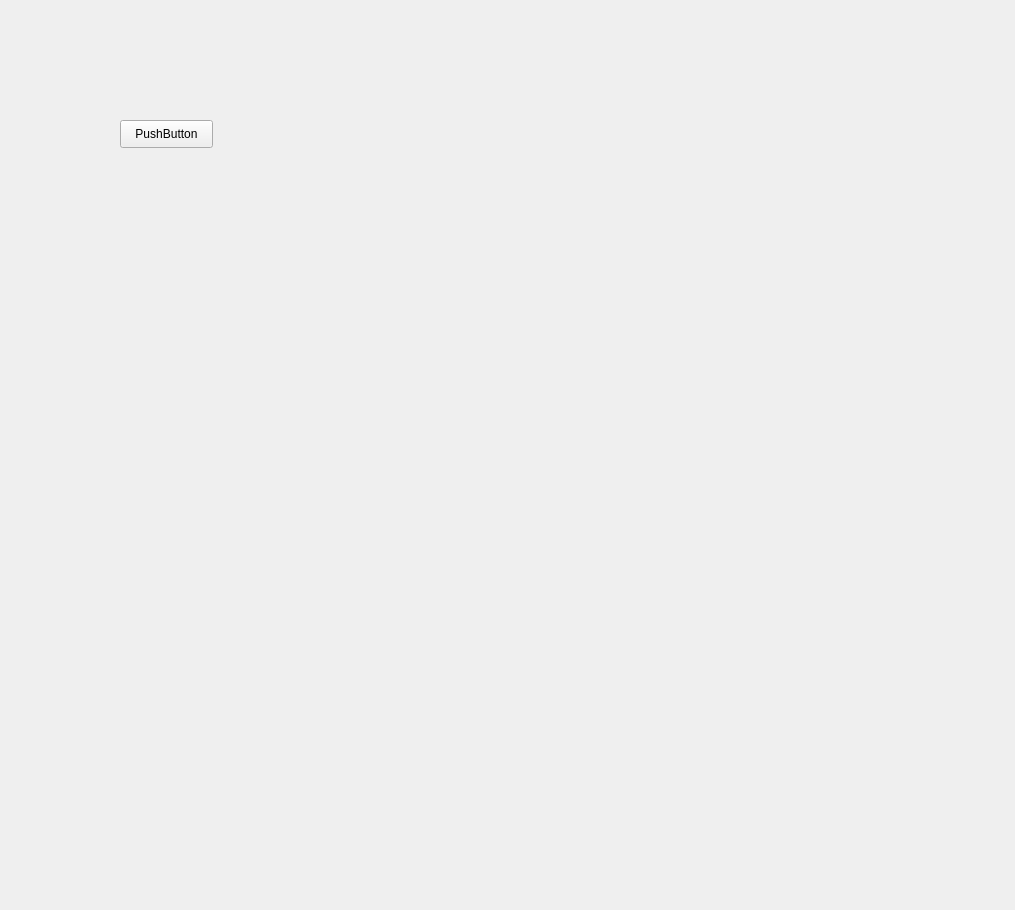
<?xml version="1.0" encoding="UTF-8"?>
<ui version="4.0">
 <class>Widget</class>
 <widget class="QWidget" name="Widget">
  <property name="geometry">
   <rect>
    <x>0</x>
    <y>0</y>
    <width>1015</width>
    <height>910</height>
   </rect>
  </property>
  <property name="windowTitle">
   <string>Widget</string>
  </property>
  <widget class="QPushButton" name="pushButton">
   <property name="geometry">
    <rect>
     <x>120</x>
     <y>120</y>
     <width>93</width>
     <height>28</height>
    </rect>
   </property>
   <property name="text">
    <string>PushButton</string>
   </property>
  </widget>
 </widget>
 <resources/>
 <connections/>
</ui>
